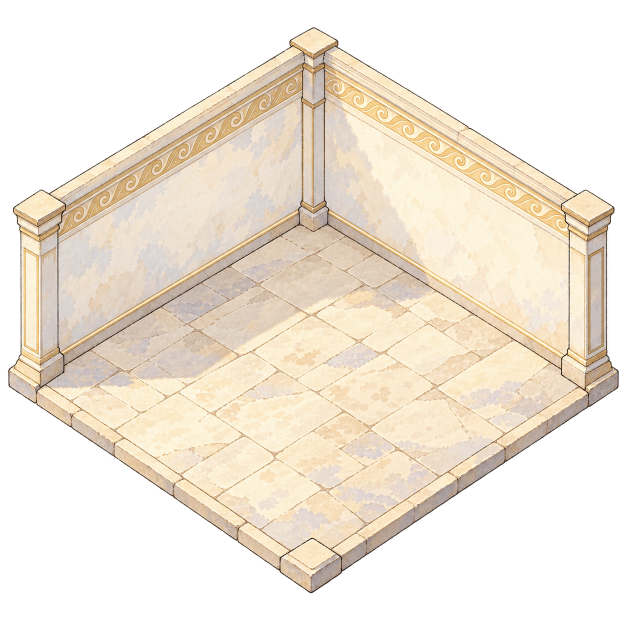
#> input picture assets-src/quarterview-v1/images/environments/room_base.png, 1254 x 1254 px (shown at 1/2 size)
$ python straighten-room.py
#> lines starting #> are read from the running program, lines starting #| are printed output that depends on the picture
"""실내 배경 원근 보정: 원본 실내 그림은 뒤쪽 바닥선 기울기 0.55, 앞쪽 0.72로 원근이 들어가 있어
기울기 0.65로 그린 가구(평행 투영)와 소실점이 맞지 않는다. 세로선은 그대로 두고 열마다 세로 방향만
옮겨 바닥선을 0.65 평행사변형으로 맞춘다. 원본 PNG는 그대로 두고 파생본을 만든다.
python3 -I scripts/straighten-room.py"""
import json, os
import numpy as np
from PIL import Image
ROOT = os.path.dirname(os.path.dirname(os.path.abspath(__file__)))
SRC = os.path.join(ROOT, 'assets-src/quarterview-v1/images/environments/room_base.png')
OUT = os.path.join(ROOT, 'assets-src/derived/room_base_parallel.png')
S = 0.65
back, right, front, left = (633, 452), (1135, 738), (622, 1108), (118, 738)  # 원본 바닥 꼭짓점(눈 측정)

def line(a, b):
    m = (b[1] - a[1]) / (b[0] - a[0]); return lambda x: a[1] + m * (x - a[0])
top_l, top_r = line(back, left), line(back, right)
bot_l, bot_r = line(left, front), line(front, right)
# 목표: 뒤 꼭짓점 높이 유지, 기울기 S
t_back = back
t_left = (left[0], back[1] + (back[0] - left[0]) * S)
t_right = (right[0], back[1] + (right[0] - back[0]) * S)
t_front_x = front[0]
t_front = (t_front_x, t_left[1] + (t_front_x - left[0]) * S)
ttop_l, ttop_r = line(t_back, t_left), line(t_back, t_right)
tbot_l, tbot_r = line(t_left, t_front), line(t_front, t_right)

im = np.asarray(Image.open(SRC).convert('RGBA')).astype(np.float32)
H, W = im.shape[:2]
#> H = 1254; W = 1254
OH = H
#> OH = 1254
out = np.zeros((OH, W, 4), np.float32)
ys = np.arange(OH, dtype=np.float32)
#> ys = 1254 values from 0 to 1253
for x in range(W):
    yt = top_l(x) if x <= back[0] else top_r(x)
    yb = bot_l(x) if x <= front[0] else bot_r(x)
    tyt = ttop_l(x) if x <= back[0] else ttop_r(x)
    tyb = tbot_l(x) if x <= t_front[0] else tbot_r(x)
    src_y = np.where(ys <= tyt, ys - (tyt - yt), np.where(ys >= tyb, ys - (tyb - yb), yt + (ys - tyt) * (yb - yt) / max(tyb - tyt, 1)))
    for c in range(4):
        out[:, x, c] = np.interp(src_y, np.arange(H), im[:, x, c], left=0, right=0)
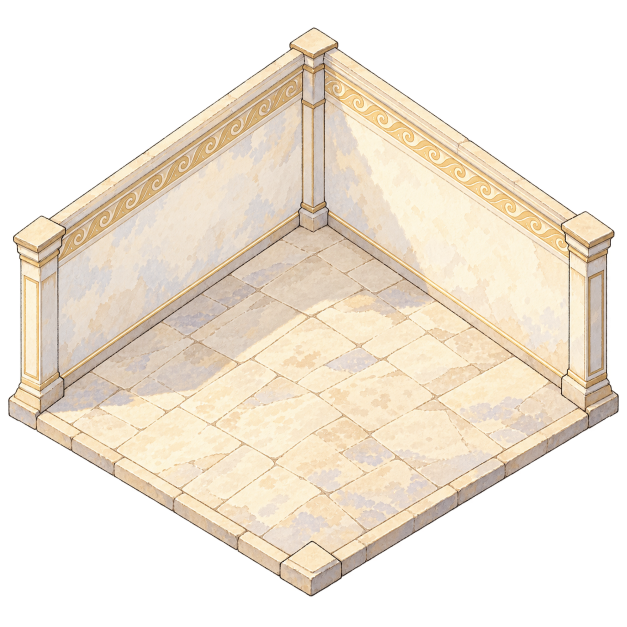
#> out: shape (1254, 1254, 4) float32 (shown at 1/2 size); mean R, G, B, A 131.4, 121.2, 107.3, 142.7; transparent parts drawn white
os.makedirs(os.path.dirname(OUT), exist_ok=True)
Image.fromarray(np.clip(out, 0, 255).astype(np.uint8)).save(OUT)
corners = [list(map(round, p)) for p in (t_back, t_right, t_front, t_left)]
print('target corners', corners)
json.dump({'source': 'assets-src/quarterview-v1/images/environments/room_base.png', 'output': 'assets-src/derived/room_base_parallel.png',
           'method': 'column-wise vertical remap, slope 0.65', 'sourceFloorCorners': [back, right, front, left], 'floorCornersPx': corners},
          open(os.path.join(ROOT, 'assets-src/derived/room_base_parallel.json'), 'w'), indent=1)

$ run again, with assets-src/quarterview-v1/images/environments/garden_base.png copied over assets-src/quarterview-v1/images/environments/room_base.png
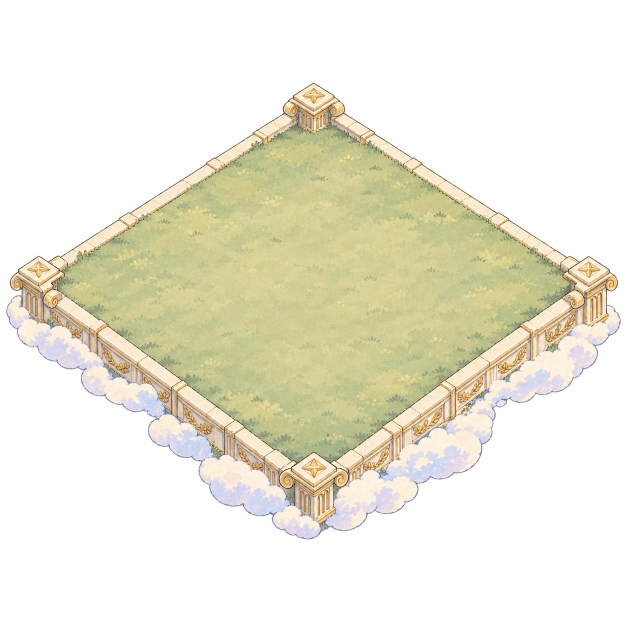
#> input picture assets-src/quarterview-v1/images/environments/garden_base.png, 1254 x 1254 px (shown at 1/2 size)
#> after the loop `for x in range(W):`:
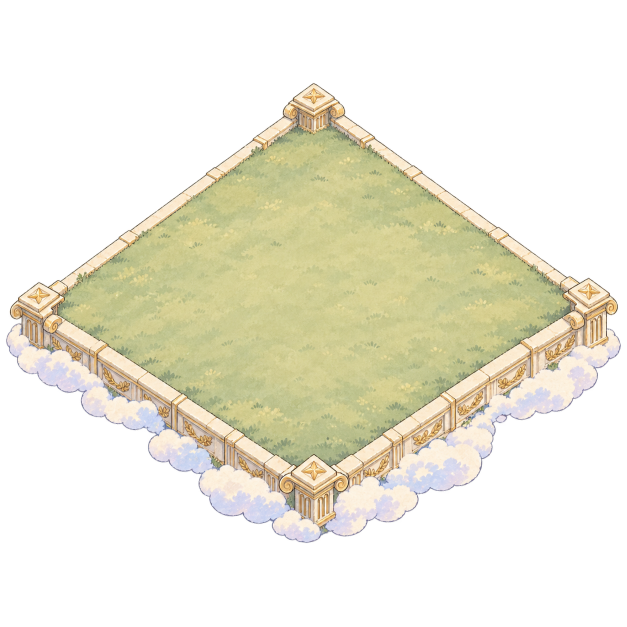
#> out: shape (1254, 1254, 4) float32 (shown at 1/2 size); mean R, G, B, A 85.4, 82.6, 65.9, 101.5; transparent parts drawn white
